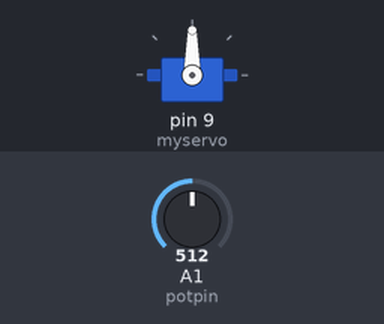
Bench run of a sketch on a simulated Arduino Uno, built with avr-gcc and run on an emulated ATmega328P. On the bench: servo. The test bench sets the inputs (shaded band); at power-on: A1 (potpin) = 512.

Above: at 1.2 s.
1.3 s: A1 (potpin) set to 716
At 2.1 s:
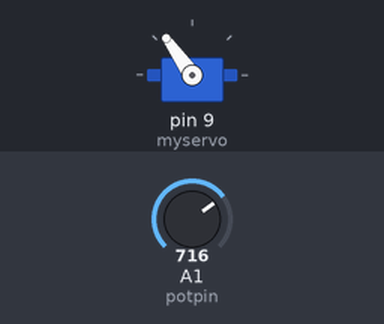
2.8 s: A1 (potpin) set to 900
At 4.0 s:
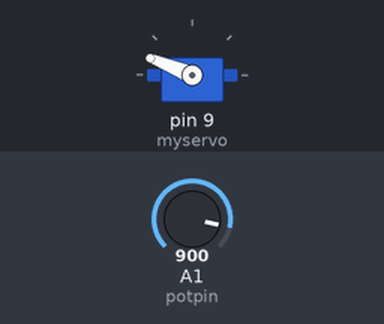
4.3 s: A1 (potpin) set to 1023
At 5.5 s:
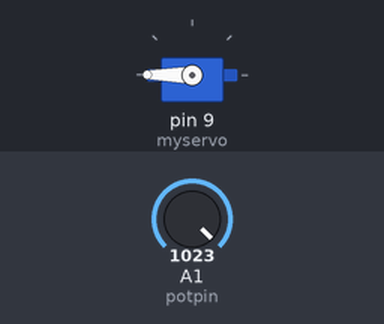
5.8 s: A1 (potpin) set to 306
At 6.4 s:
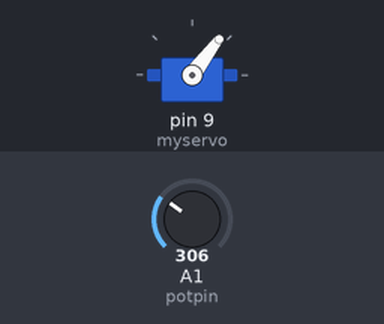
7.3 s: A1 (potpin) set to 122
At 7.8 s:
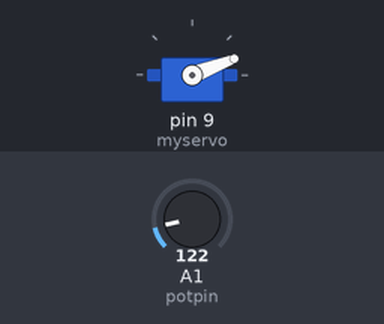
Timing chart, 0 to 9.8 s (numbered marks = the images above; inputs shaded):
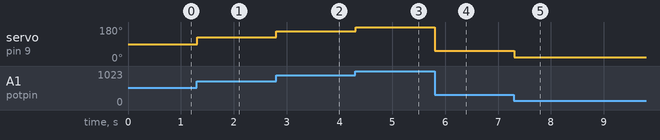

Measured:
- after the input at 1.3 s, servo on pin 9 (myservo): 90° → 125° at once
- after the input at 2.8 s, servo on pin 9 (myservo): 125° → 158° at once
- after the input at 4.3 s, servo on pin 9 (myservo): 158° → 180° at once
- after the input at 5.8 s, servo on pin 9 (myservo): 180° → 53° at once
- after the input at 7.3 s, servo on pin 9 (myservo): 53° → 21° at once

The sketch:

Servo_With_Potenciometer.ino
```cpp
#include <Servo.h>
Servo myservo;
int potpin = 1;
int val2;

void setup() {
  myservo.attach(9);
}

void loop() {
  val2 = analogRead(potpin);
  val2 = map(val2, 0, 1023, 0, 180);
  myservo.write(val2);
  delay(15);
}
```
